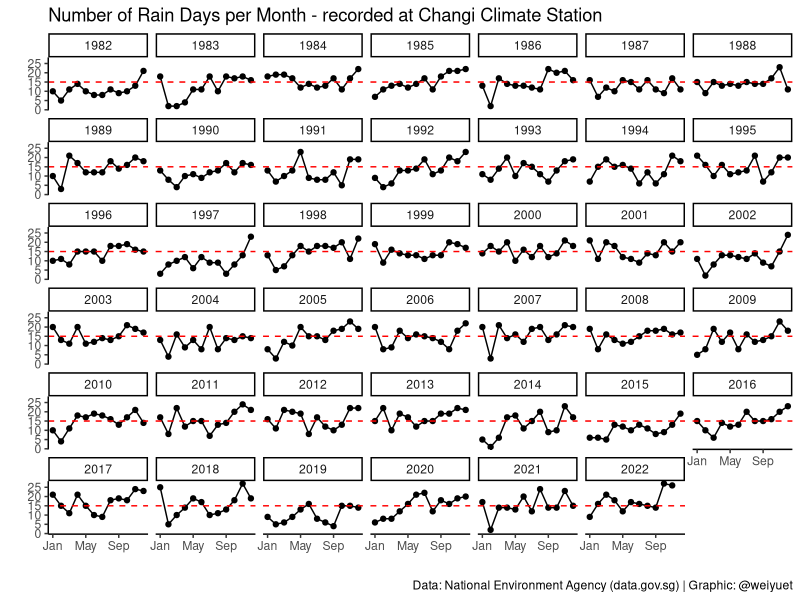
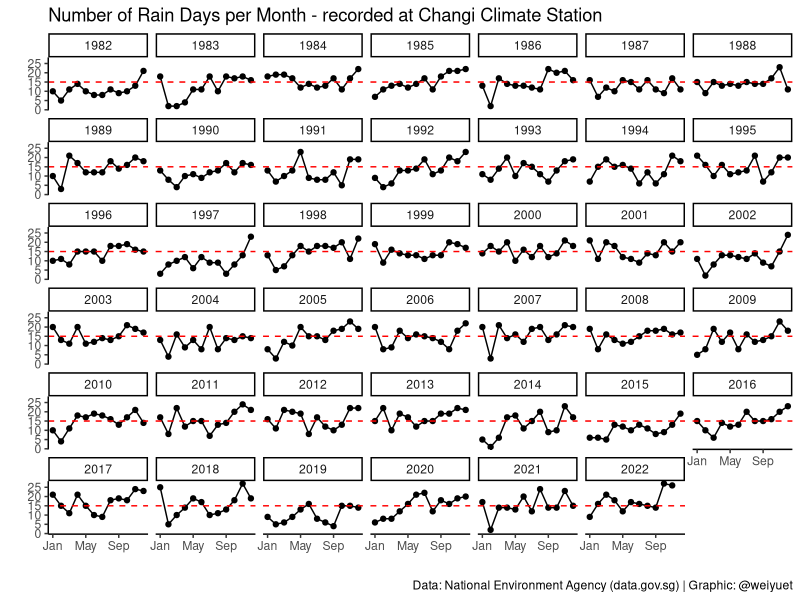

Write R code to recreate these figures, in order.
########################################
# Rainfall Number of Rain Days Monthly #
########################################

#### Setup ####
library(tidyverse)
library(scales)

#### Load data ####
number_of_rain_days_monthly <- read_csv("data/rainfall-monthly-number-of-rain-days/rainfall-monthly-number-of-rain-days.csv")

#### Wrangle ####
# Separate year and month
number_of_rain_days_monthly <- number_of_rain_days_monthly %>% 
  separate(month, c("year", "month"))

# Convert year and month into numeric
number_of_rain_days_monthly = transform(number_of_rain_days_monthly,
                                        year = as.numeric(year),
                                        month = as.numeric(month))

#### Visualize ####
# How many rain days are there in a month?
number_of_rain_days_monthly %>% 
  ggplot(aes(x = month, y = no_of_rainy_days)) +
  geom_point() +
  geom_line() +
  geom_hline(yintercept = 15,
             linetype = "dashed",
             colour = "red") +
  facet_wrap(vars(year)) +
  scale_x_continuous(breaks = seq(1, 12, 4),
                     labels = month.abb[seq(1, 12, 4)]) +
  scale_y_continuous(breaks = seq(0, 30, 5)) +
  theme_classic() +
  labs(x = "",
       y = "",
       title = "Number of Rain Days per Month - recorded at Changi Climate Station",
       caption = "Data: National Environment Agency (data.gov.sg) | Graphic: @weiyuet")

#### Save image ####
ggsave("figures/number-of-rain-days-monthly.png", width = 8, height = 8)